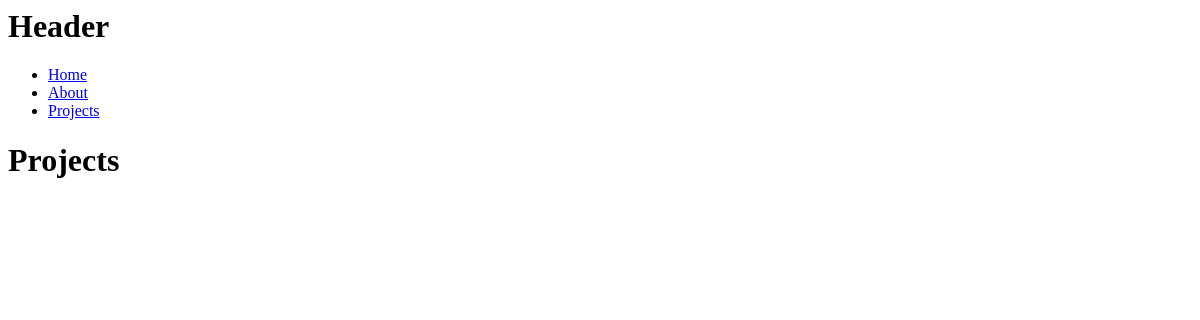
The page /projects/ on the database as committed earlier.
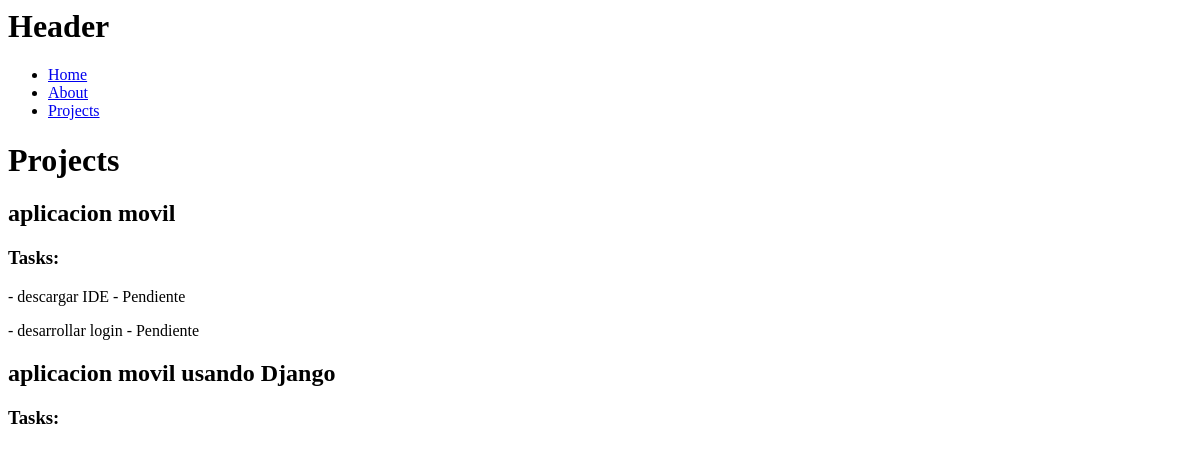
The same page on the database as committed later.
### coffeeapp/models.py (models this page shows, shortened)
class Project(models.Model):
    name = models.CharField(max_length=200)

class Task(models.Model):
    title = models.CharField(max_length=200)
    description = models.TextField()
    project = models.ForeignKey(Project, on_delete=models.CASCADE)
    done = models.BooleanField(default=False)

### coffeeapp/views.py (the view)
# urls.py: path('projects/', views.projects),
def projects(request):
    p = Project.objects.all()
    t = Task.objects.all()
    return render(request, 'projects.html', {
        'projects': p,
        'tasks' : t
    })

### coffeeapp/templates/projects.html
{% extends 'layouts/header.html' %}
{% block content %}
<h1>Projects</h1>
{% for project in projects %}
<div>
    <h2>{{project.name}}</h2>
</div>
<div>
    <h3>Tasks: </h3>
    {%for task in tasks %}
    {%if task.project_id == project.id%}
    <p>- {{task.title}} - {%if task.done %} Completada {% else %} Pendiente {% endif %}</p>
    {% endif %}
    {% endfor %}
</div>
{% endfor %}
{% endblock %}

### coffeeapp/templates/layouts/header.html
<h1>Header</h1>
<nav>
    <ul>
        <li>
            <a href="/">Home</a>
        </li>
        <li>
            <a href="/about">About</a>
        </li>
        <li>
            <a href="/projects">Projects</a>
        </li>
    </ul>
</nav>
{% block content %}
{% endblock %}

Rows that differ between the two databases and show on the page:
added Project: name "aplicacion movil"
added Task: title "descargar IDE", done "Pendiente"
added Task: title "desarrollar login", done "Pendiente"
added Project: name "aplicacion movil usando Django"
